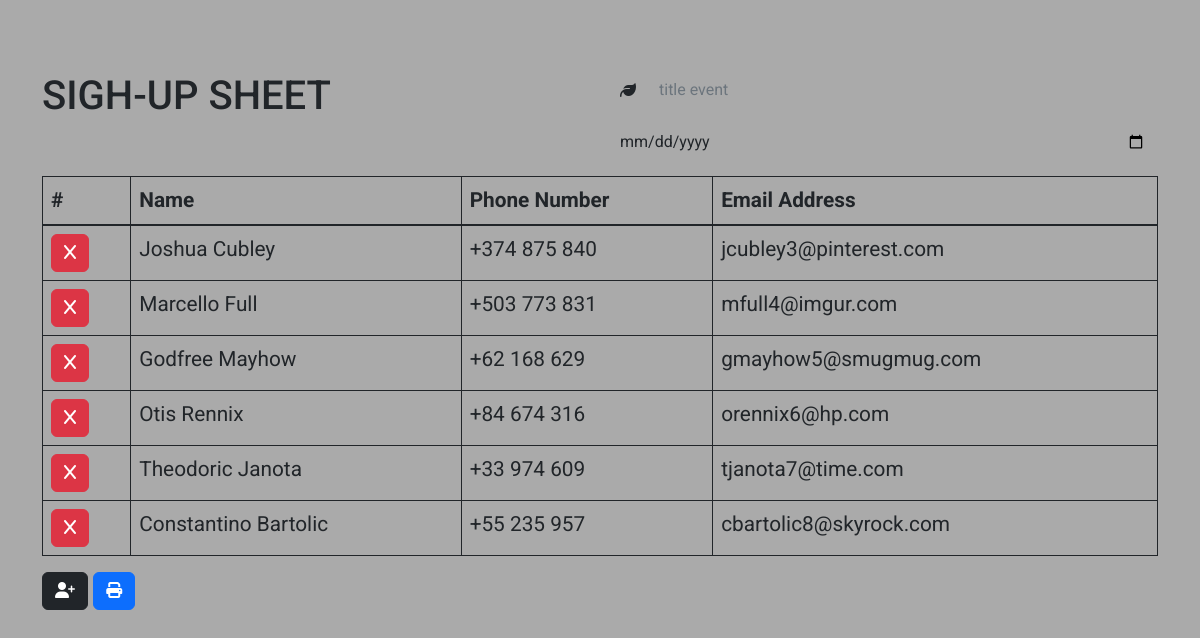
The page / on the database its author committed.
### tables this page shows
CREATE TABLE `sheet` (
  `id` int(11) NOT NULL,
  `name` varchar(20) NOT NULL,
  `phone` varchar(12) NOT NULL,
  `email` varchar(100) NOT NULL
);

### init.php (called while the page is built, shortened)
<?php
  include 'connect.php';
  $func = 'includes/functions/';
  $tpl  = 'includes/templates/';
  $css = 'layout/css/';
  include $func . 'function.php';
  include $tpl . 'header.php';
?>

### includes/functions/function.php (called while the page is built)
<?php
  function getLatest($select, $table, $order, $limit = 13) {
    global $con;
    $getStmt = $con->prepare("SELECT $select FROM $table ORDER BY $order ASC LIMIT $limit");
    $getStmt->execute();
    $rows = $getStmt->fetchAll();
    return $rows;
  }
?>

### index.php (the view, shortened to what this page needs)
<?php
	include 'init.php';
  $do = isset($_GET['do']) ? $_GET['do'] : 'home';
  $theSheet = getLatest("*","sheet","id");
  if($do == 'home') {
    ?>
      <div class="row g-3 text-uppercase">
        <div class="col-md-6">
          <div class="title"><h1>Sigh-up Sheet</h1></div>
        </div>
        <div class="col-md-6">
          <div class="date-event  h1">
            <div class="input-group mb-3">
              <span class="input-group-text"><i class="fa-solid fa-leaf"></i></span>
              <input type="text" class="form-control" placeholder="title event"/>
            </div>
            <div class="input-group mb-3">
              <input type="date" class="form-control" />
            </div>
          </div>
        </div>
      </div>
    <table class="table table-bordered border-dark">
      <thead>
        <tr>
          <th>#</th>
          <th>Name</th>
          <th>Phone Number</th>
          <th>Email Address</th>
        </tr>
      </thead>
      <tbody class="table-group-divider">
        <?php
          foreach($theSheet as $sheet) {
            echo '
              <tr>
                <td><form class="delete" method="post" action="?do=delete-user">
                    <input type="hidden" name="id" value="' . $sheet['id'] . '">
                    <button type="submit" class="btn btn-danger"><i class="fa-sharp fa-solid fa-x"></i></button>
                  </form>
                </td>
                <td>' . $sheet['name'] . '</td>
                <td>' . $sheet['phone'] . '</td>
                <td>' . $sheet['email'] . '</td>
              </tr>';
          }
        ?>
      </tbody>
    </table>
    <a href="?do=new-add" class="btn btn-add btn-dark"><i class="fa-solid fa-user-plus"></i></a>
    <a onclick="print()" class="btn btn-print btn-primary"><i class="fa-solid fa-print"></i></a>
  <?php
  } elseif ($do == 'delete-user'){
    $id = $_POST['id'];
    $stmt = $con->prepare("DELETE FROM sheet WHERE `sheet`.`id` = ?");
    $stmt->execute(array($id));
    header('Refresh: 0.1; url=?do=home');
    exit();
  }
  include $tpl . 'footer.php';?>

### includes/templates/header.php (shortened to what this page needs)
<!DOCTYPE html>
<html lang="en">
<head>
  <link rel="stylesheet" href="https://cdnjs.cloudflare.com/ajax/libs/font-awesome/6.3.0/css/all.min.css"/>
  <link rel="stylesheet" href="<?php echo $css; ?>bootstrap.min.css" />
  <link rel="stylesheet" href="<?php echo $css; ?>main.css" />
</head>
<body>
  <div class="container">

### includes/templates/footer.php (shortened to what this page needs)
  </div>
</body>
</html>

### layout/css/main.css (style rules this page uses)
:root { --font: 'Roboto', sans-serif; --min-color: #198754; --color-white: #fff; --color-black: #000; }
body { background-color: #aaa; font-family: var(--font); font-size: 1.3rem; margin: 0; padding: 4.5rem 0; }
.form-control:focus, input.form-control, span.input-group-text { background: transparent; border: none; box-shadow: none; }

### rows shown on the page
sheet: name "Joshua Cubley", phone "+374 875 840", email "jcubley3@pinterest.com"
sheet: name "Marcello Full", phone "+503 773 831", email "mfull4@imgur.com"
sheet: name "Godfree Mayhow", phone "+62 168 629", email "gmayhow5@smugmug.com"
sheet: name "Otis Rennix", phone "+84 674 316", email "orennix6@hp.com"
sheet: name "Theodoric Janota", phone "+33 974 609", email "tjanota7@time.com"
sheet: name "Constantino Bartolic", phone "+55 235 957", email "cbartolic8@skyrock.com"
